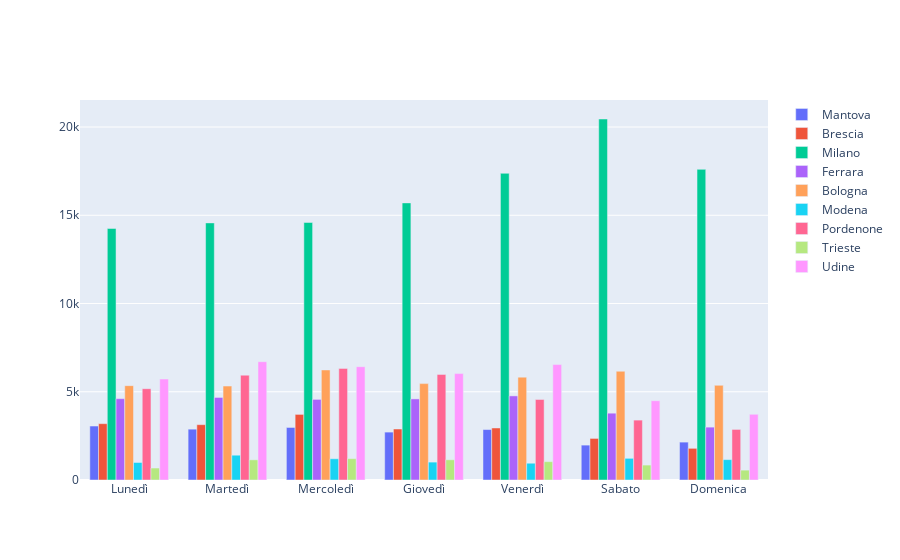
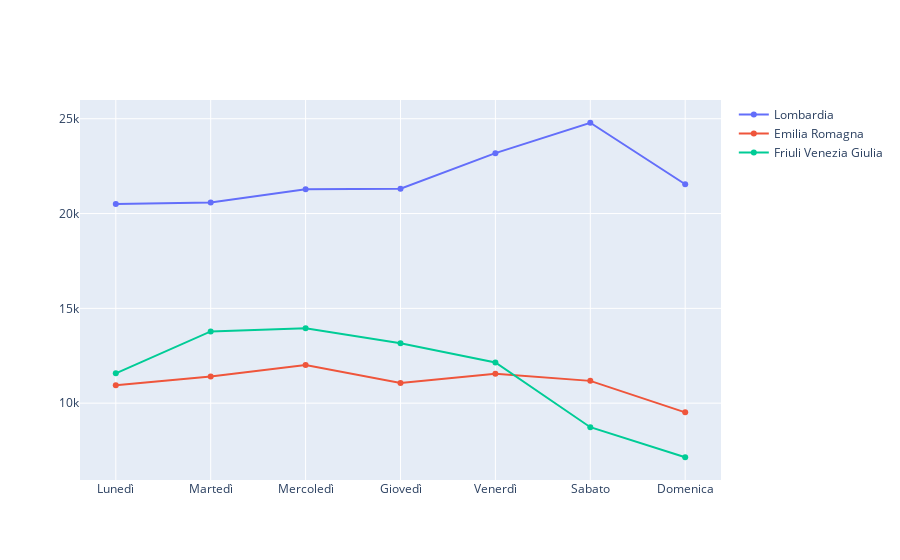

The notebook cell saved with these charts, in order:
### Code cell
##########################PLOT#########################à
import pandas as pd
import plotly.graph_objects as go
from plotly.offline import iplot


# plot the data of provinces during the day for one region
fig2 = go.Figure()
for i in range(3):  #CAMBIARE 3
    for k in range(3):
        fig2 = fig2.add_trace(go.Bar(x = flow_each_pro[reg[i],k]["DOW"], y = flow_each_pro[reg[i],k]["FLOW"],name = flow_each_pro[reg[i],k].iloc[0,1]))
fig2.show()

# plot the data of provinces during the day for one region
fig3 = go.Figure()
for i in range(3):  
        fig3 = fig3.add_trace(go.Scatter(x = flux_sum_perday[reg[i]]["DOW"], y = flux_sum_perday[reg[i]]["FLOW"],name =reg[i]))
fig3.show()

### Figure 1 — Plotly figure (JSON) as saved in the notebook; plotly's stock layout.template omitted (floating-point values rounded to 4 significant figures)
{"data": [{"name": "Mantova", "type": "bar", "x": ["Lunedì", "Martedì", "Mercoledì", "Giovedì", "Venerdì", "Sabato", "Domenica"], "y": [3058, 2880, 2977, 2714, 2858, 1977, 2147]}, {"name": "Brescia", "type": "bar", "x": ["Lunedì", "Martedì", "Mercoledì", "Giovedì", "Venerdì", "Sabato", "Domenica"], "y": [3192, 3135, 3717, 2890, 2948, 2356, 1794]}, {"name": "Milano", "type": "bar", "x": ["Lunedì", "Martedì", "Mercoledì", "Giovedì", "Venerdì", "Sabato", "Domenica"], "y": [14252, 14569, 14592, 15702, 17378, 20455, 17602]}, {"name": "Ferrara", "type": "bar", "x": ["Lunedì", "Martedì", "Mercoledì", "Giovedì", "Venerdì", "Sabato", "Domenica"], "y": [4608, 4678, 4568, 4595, 4766, 3786, 2996]}, {"name": "Bologna", "type": "bar", "x": ["Lunedì", "Martedì", "Mercoledì", "Giovedì", "Venerdì", "Sabato", "Domenica"], "y": [5345, 5322, 6235, 5461, 5829, 6162, 5365]}, {"name": "Modena", "type": "bar", "x": ["Lunedì", "Martedì", "Mercoledì", "Giovedì", "Venerdì", "Sabato", "Domenica"], "y": [992, 1405, 1204, 1014, 950, 1228, 1155]}, {"name": "Pordenone", "type": "bar", "x": ["Lunedì", "Martedì", "Mercoledì", "Giovedì", "Venerdì", "Sabato", "Domenica"], "y": [5174, 5940, 6324, 5984, 4563, 3394, 2866]}, {"name": "Trieste", "type": "bar", "x": ["Lunedì", "Martedì", "Mercoledì", "Giovedì", "Venerdì", "Sabato", "Domenica"], "y": [678, 1143, 1209, 1145, 1040, 846, 559]}, {"name": "Udine", "type": "bar", "x": ["Lunedì", "Martedì", "Mercoledì", "Giovedì", "Venerdì", "Sabato", "Domenica"], "y": [5722, 6703, 6421, 6030, 6542, 4492, 3723]}], "layout": {}}

### Figure 2 — Plotly figure (JSON) as saved in the notebook; plotly's stock layout.template omitted (floating-point values rounded to 4 significant figures)
{"data": [{"name": "Lombardia", "type": "scatter", "x": ["Lunedì", "Martedì", "Mercoledì", "Giovedì", "Venerdì", "Sabato", "Domenica"], "y": [20502, 20584, 21286, 21306, 23184, 24788, 21543]}, {"name": "Emilia Romagna", "type": "scatter", "x": ["Lunedì", "Martedì", "Mercoledì", "Giovedì", "Venerdì", "Sabato", "Domenica"], "y": [10945, 11405, 12007, 11070, 11545, 11176, 9516]}, {"name": "Friuli Venezia Giulia", "type": "scatter", "x": ["Lunedì", "Martedì", "Mercoledì", "Giovedì", "Venerdì", "Sabato", "Domenica"], "y": [11574, 13786, 13954, 13159, 12145, 8732, 7148]}], "layout": {}}
